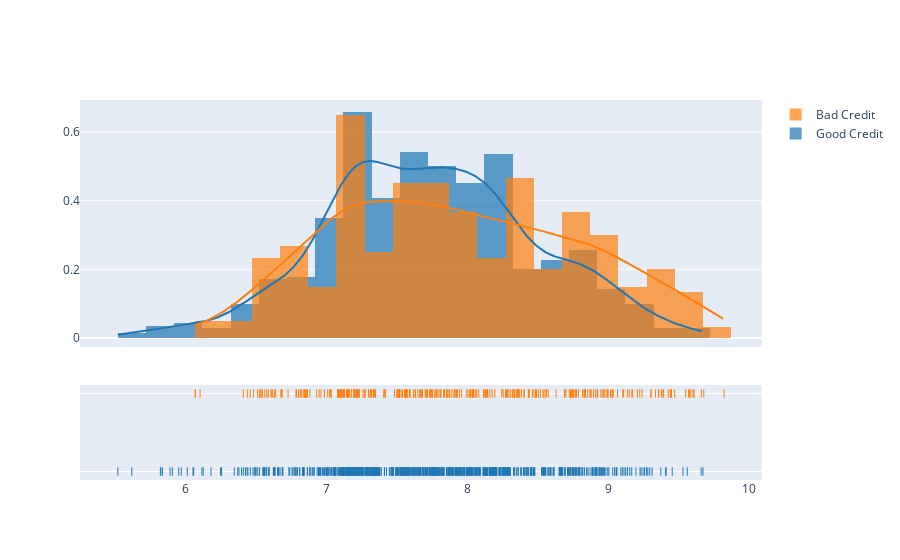

The code cell stored with this chart in its notebook:
### Code cell
import plotly.figure_factory as ff

import numpy as np

# Add histogram data
x1 = np.log(df_good['Credit amount']) 
x2 = np.log(df_bad["Credit amount"])

# Group data together
hist_data = [x1, x2]

group_labels = ['Good Credit', 'Bad Credit']

# Create distplot with custom bin_size
fig = ff.create_distplot(hist_data, group_labels, bin_size=.2)

# Plot!
py.iplot(fig, filename='Distplot with Multiple Datasets')

### Figure 1 — Plotly figure (JSON) as saved in the notebook; plotly's stock layout.template omitted (floating-point values rounded to 4 significant figures; data arrays with more than 128 entries replaced by an {"elided": "..."} marker saying what was removed)
{"data": [{"autobinx": false, "histnorm": "probability density", "legendgroup": "Good Credit", "marker": {"color": "rgb(31, 119, 180)"}, "name": "Good Credit", "opacity": 0.7, "type": "histogram", "x": {"elided": "700 float values"}, "xaxis": "x", "xbins": {"end": 9.671, "size": 0.2, "start": 5.521}, "yaxis": "y"}, {"autobinx": false, "histnorm": "probability density", "legendgroup": "Bad Credit", "marker": {"color": "rgb(255, 127, 14)"}, "name": "Bad Credit", "opacity": 0.7, "type": "histogram", "x": {"elided": "300 float values"}, "xaxis": "x", "xbins": {"end": 9.821, "size": 0.2, "start": 6.071}, "yaxis": "y"}, {"legendgroup": "Good Credit", "marker": {"color": "rgb(31, 119, 180)"}, "mode": "lines", "name": "Good Credit", "showlegend": false, "type": "scatter", "x": {"elided": "500 float values"}, "xaxis": "x", "y": {"elided": "500 float values"}, "yaxis": "y"}, {"legendgroup": "Bad Credit", "marker": {"color": "rgb(255, 127, 14)"}, "mode": "lines", "name": "Bad Credit", "showlegend": false, "type": "scatter", "x": {"elided": "500 float values"}, "xaxis": "x", "y": {"elided": "500 float values"}, "yaxis": "y"}, {"legendgroup": "Good Credit", "marker": {"color": "rgb(31, 119, 180)", "symbol": "line-ns-open"}, "mode": "markers", "name": "Good Credit", "showlegend": false, "type": "scatter", "x": {"elided": "700 float values"}, "xaxis": "x", "y": {"elided": "700 str values"}, "yaxis": "y2"}, {"legendgroup": "Bad Credit", "marker": {"color": "rgb(255, 127, 14)", "symbol": "line-ns-open"}, "mode": "markers", "name": "Bad Credit", "showlegend": false, "type": "scatter", "x": {"elided": "300 float values"}, "xaxis": "x", "y": {"elided": "300 str values"}, "yaxis": "y2"}], "layout": {"barmode": "overlay", "hovermode": "closest", "legend": {"traceorder": "reversed"}, "xaxis": {"anchor": "y2", "domain": [0, 1], "zeroline": false}, "yaxis": {"anchor": "free", "domain": [0.35, 1], "position": 0}, "yaxis2": {"anchor": "x", "domain": [0, 0.25], "dtick": 1, "showticklabels": false}}}
